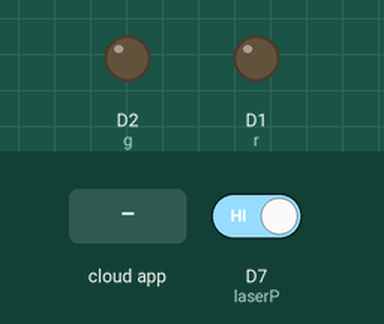
This sketch was run on a simulated ESP8266 (NodeMCU). Shown: output pins drawn as LEDs (lit = HIGH). The inputs (shaded band) are chosen by the test bench; at power-on: D7 (laserP) HIGH. WiFi joins after 1.5 s; servers stay silent unless stated; the Firebase database answers and starts empty; what the sketch prints to the serial monitor is not drawn.

Above: at 3.2 s.
3.3 s: the phone or cloud app sets status to 1
At 5.8 s:
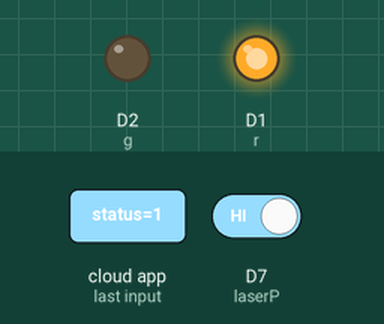
6.8 s: D7 (laserP) driven LOW
At 7.2 s:
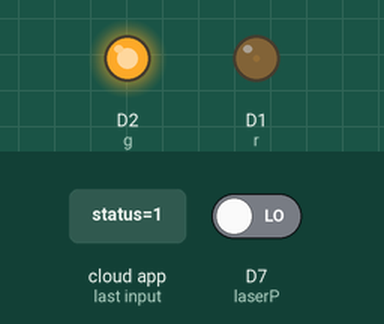
Timing chart, 0 to 11.5 s (numbered marks = the images above; inputs shaded):
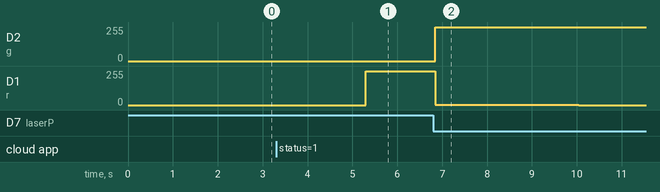

Measured:
- after the input at 3.3 s, D1 (r): 0/255 → 255/255 after 2.0 s
- after the input at 6.8 s, D2 (g): 0/255 → 252/255 at once, → 255/255 3.2 s later; D1 (r): 255/255 → 3/255 at once, → 0/255 3.2 s later

The sketch:

FINAL_GET2.ino
```cpp
#include <ESP8266WiFi.h>
#include <FirebaseESP8266.h>

#define WIFI_SSID "Moss"
#define WIFI_PASSWORD "mossssssss"
#define FIREBASE_HOST "tactical-app-default-rtdb.firebaseio.com"
#define FIREBASE_AUTH "mKIK2nl7vtGISqlMW5H1Ukk6a77xUoCkAeku0teg"

#define laserP D7
#define r D1
#define g D2
FirebaseData data;

int plus = 0;
int x_status = 0;

void setup() {
  Serial.begin(9600);
  pinMode(laserP,INPUT);
  pinMode(r,OUTPUT);
  pinMode(g,OUTPUT);
  connectWiFi();
  Firebase.begin(FIREBASE_HOST,FIREBASE_AUTH);
}

void connectWiFi(){
  WiFi.begin(WIFI_SSID,WIFI_PASSWORD);
  Serial.print("connecting to Wi-Fi");
  while(WiFi.status()!= WL_CONNECTED){
    //Serial.println("WiFi Connected");
    delay(1000);
  }
}

void loop() {
  int value = digitalRead(laserP);
  unsigned long currentMillis = millis();
  static unsigned long previousMillis = 0;
  if (currentMillis - previousMillis >= 5000) {  // setInt every 5 seconds
    previousMillis = currentMillis;  // update previousMillis
    GetFirebase();
    Firebase.setInt(data, "username/plus2", plus);
  }
  if (x_status == 1){
    if (value == 0){
      plus = 1;
    }
    digitalWrite(r,HIGH);
    digitalWrite(g,LOW);
    if(plus == 1){
      digitalWrite(r,LOW);
      digitalWrite(g,HIGH);
    }
  }
  if (x_status == 2){
    if (value == 0){
      digitalWrite(r,LOW);
      digitalWrite(g,HIGH);
      plus++;
      delay(500);
    }else{
      digitalWrite(r,HIGH);
      digitalWrite(g,LOW);
    }
  }
  if (x_status == 3){
    if (value == 0){
      plus = 1;
    }
    if(plus == 1){
      digitalWrite(r,HIGH);
      digitalWrite(g,LOW);
    }
  }
  if (x_status == 0){
      plus = 0;
  }
}

void GetFirebase() {
  if(Firebase.getInt(data,"username/status")){
    if(data.dataType() == "int"){
        x_status = data.intData();
    }
  }
}
```
